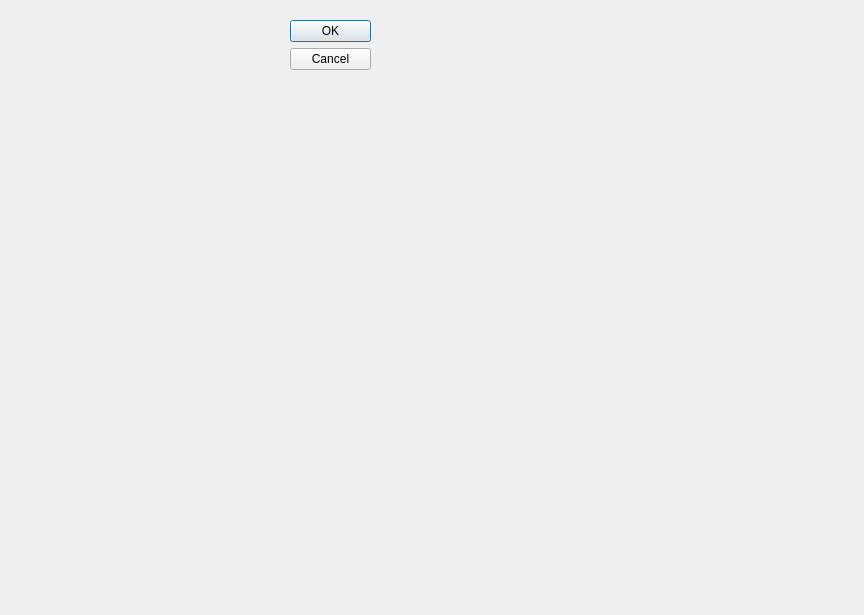
<?xml version="1.0" encoding="UTF-8"?>
<ui version="4.0">
 <class>renderWindow</class>
 <widget class="QDialog" name="renderWindow">
  <property name="geometry">
   <rect>
    <x>0</x>
    <y>0</y>
    <width>864</width>
    <height>615</height>
   </rect>
  </property>
  <property name="windowTitle">
   <string>Dialog</string>
  </property>
  <widget class="QDialogButtonBox" name="buttonBox">
   <property name="geometry">
    <rect>
     <x>290</x>
     <y>20</y>
     <width>81</width>
     <height>241</height>
    </rect>
   </property>
   <property name="orientation">
    <enum>Qt::Vertical</enum>
   </property>
   <property name="standardButtons">
    <set>QDialogButtonBox::Cancel|QDialogButtonBox::Ok</set>
   </property>
  </widget>
 </widget>
 <resources/>
 <connections>
  <connection>
   <sender>buttonBox</sender>
   <signal>accepted()</signal>
   <receiver>renderWindow</receiver>
   <slot>accept()</slot>
   <hints>
    <hint type="sourcelabel">
     <x>248</x>
     <y>254</y>
    </hint>
    <hint type="destinationlabel">
     <x>157</x>
     <y>274</y>
    </hint>
   </hints>
  </connection>
  <connection>
   <sender>buttonBox</sender>
   <signal>rejected()</signal>
   <receiver>renderWindow</receiver>
   <slot>reject()</slot>
   <hints>
    <hint type="sourcelabel">
     <x>316</x>
     <y>260</y>
    </hint>
    <hint type="destinationlabel">
     <x>286</x>
     <y>274</y>
    </hint>
   </hints>
  </connection>
 </connections>
</ui>
